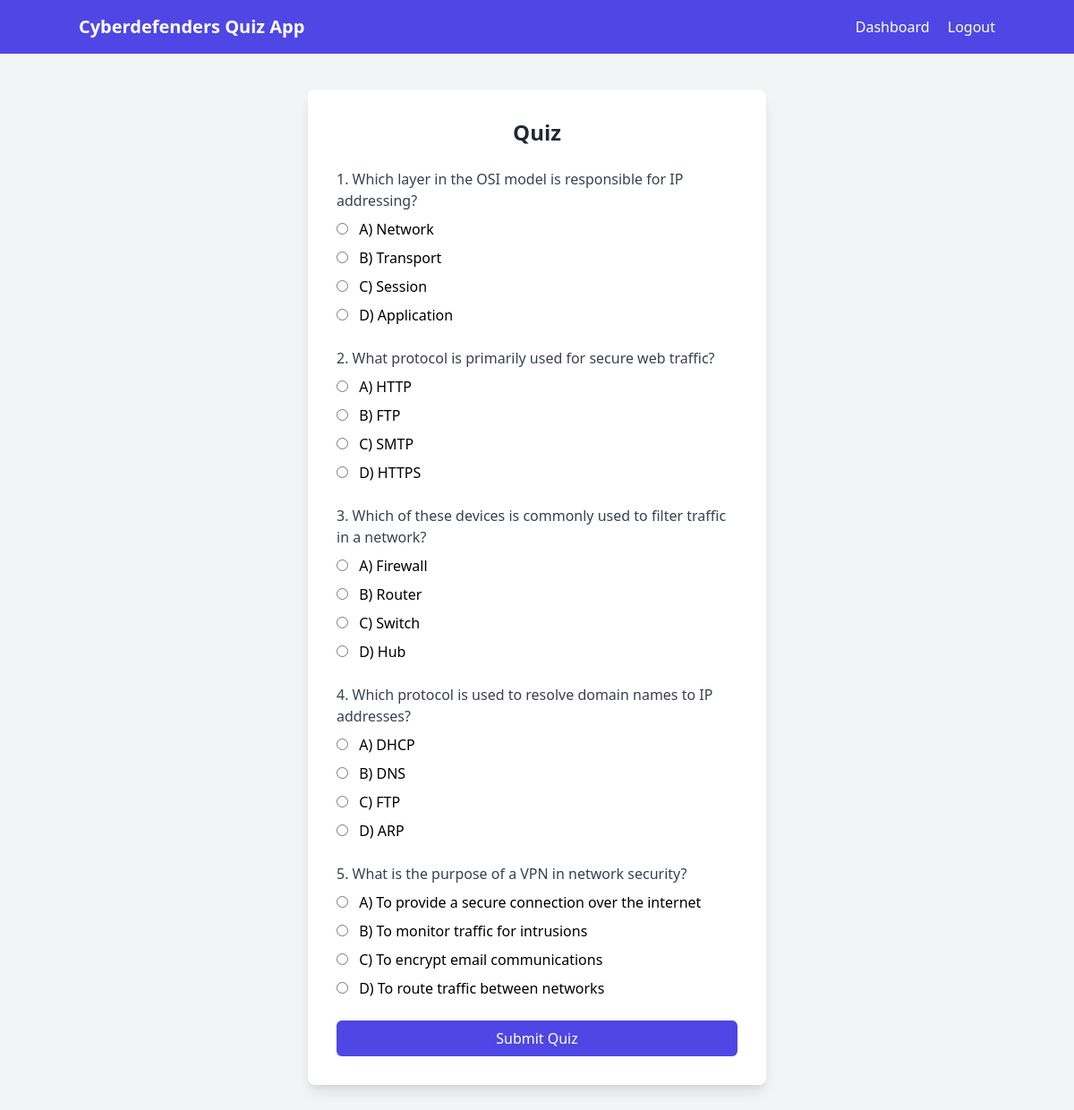
Screenshot of /quiz/2 with the database file from the repository.
### tables this page shows
CREATE TABLE quiz_questions (
    id INTEGER PRIMARY KEY,
    quiz_id INTEGER NOT NULL,
    question TEXT NOT NULL,
    option_a TEXT,
    option_b TEXT,
    option_c TEXT,
    option_d TEXT,
    correct_answer TEXT NOT NULL,
    FOREIGN KEY (quiz_id) REFERENCES quizzes(id) ON DELETE CASCADE
);

### app.py (the view)
@app.route('/quiz/<int:quiz_id>', methods=['GET'])
def quiz(quiz_id):
    conn = get_db()
    questions = conn.execute('SELECT * FROM quiz_questions WHERE quiz_id = ?', (quiz_id,)).fetchall()
    return render_template('quiz.html', questions=questions, quiz_id=quiz_id)

### app.py (called while the page is built)
def get_db():
    app.logger.info(f"Opening file {DATABASE}")
    conn = sqlite3.connect(DATABASE)
    conn.row_factory = sqlite3.Row
    return conn

### templates/quiz.html (shortened to what this page needs)
{% extends "base.html" %}
{% block content %}
    <h2 class="text-2xl font-semibold text-gray-800 mb-6 text-center">Quiz</h2>
    <form action="{{ url_for('submit_quiz', quiz_id=quiz_id) }}" method="POST">
        {% for question in questions %}
            <div class="mb-6">
                <p class="font-medium text-gray-700">{{ loop.index }}. {{ question['question'] }}</p>
                {% for option in ['option_a', 'option_b', 'option_c', 'option_d'] %}
                    <label class="block mt-2">
                        <input type="radio" name="question_{{ question['id'] }}" value="{{ question[option][0] }}" required class="mr-2">
                        {{ question[option] }}
                    </label>
                {% endfor %}
            </div>
        {% endfor %}
        <button type="submit" class="w-full bg-indigo-600 text-white py-2 rounded-md hover:bg-indigo-700">Submit Quiz</button>
    </form>
{% endblock %}

### rows the page displays
quiz_questions: question "Which layer in the OSI model is responsible for IP addressing?", option_a "A) Network" "B) Transport" "C) Session" "D) Application"
quiz_questions: question "What protocol is primarily used for secure web traffic?", option_a "A) HTTP" "B) FTP" "C) SMTP" "D) HTTPS"
quiz_questions: question "Which of these devices is commonly used to filter traffic in a network?", option_a "A) Firewall" "B) Router" "C) Switch" "D) Hub"
quiz_questions: question "Which protocol is used to resolve domain names to IP addresses?", option_a "A) DHCP" "B) DNS" "C) FTP" "D) ARP"
quiz_questions: question "What is the purpose of a VPN in network security?", option_a "A) To provide a secure connection over the internet" "B) To monitor traffic for intrusions" "C) To encrypt email communications" "D) To route traffic between networks"
